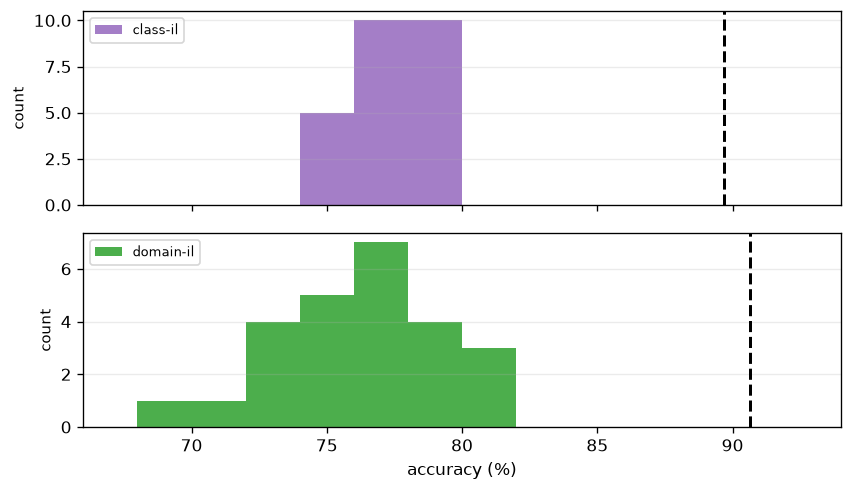

Write Python code to recreate this figure.
"""Is the joint problem hard enough that training W1 matters, or would a frozen random
projection plus a trained linear head solve it just as well?

Fresh run under the report-series-2 protocol. Freezes W1 (and b1) at their random draw --
`scaled_normal`, the same init distribution real training starts from -- and trains only the
output layer (W2, b2) by backprop, at the width exp100 selects. 5 data-split seeds x 5 W1-init
seeds (25 runs/scenario, 50 total), joint training as in exp100 (all ten classes, one block, no
early stopping -- we want the ceiling, not a threshold crossing). The 25-run distribution is
compared against exp100's fully-trained accuracy at the same width: if the random-projection
ceiling sits close to the trained ceiling, W1 was not doing much work, and later analyses that
locate forgetting in W1 need to be read with that in mind.

Why the SAME init distribution for all 5 draws, not a scale sweep: the question is "does training
W1 matter, starting from where it actually starts" -- so the frozen baseline has to start from
that same distribution, not an invented one. A scale sweep answers a different question (does
random-feature scale matter) and adds a parameter this experiment does not need.

Boundary check, stated before running: `scaled_normal` scales by 1/sqrt(fan_in) specifically to
keep a layer's pre-activation variance ~O(1) regardless of width -- neither collapsed near zero
(the degenerate regime that would make this test meaningless) nor saturating tanh. That is
asserted here, not just cited: the realised pre-activation std and tanh-saturation fraction, on
real training images, under the actual frozen draws used, are printed and saved alongside the
result.
"""
import sys
import time
from pathlib import Path

ROOT = Path(__file__).resolve().parents[1]
sys.path.insert(0, str(ROOT))

import numpy as np
import matplotlib.pyplot as plt

from src.protocol import PROTOCOL, load, build, replace, figure_path as _figure_path, \
    array_path as _array_path
from src.runner import run_classil
from src.model import hidden_pre

SMOKE = "--smoke" in sys.argv
REPLOT = "--replot" in sys.argv


def _tag(f, suffix):
    own = Path(f).resolve() == Path(__file__).resolve()
    return (suffix + "_SMOKE").lstrip("_") if (SMOKE and own) else suffix


def figure_path(f, suffix=""):
    return _figure_path(f, _tag(f, suffix))


def array_path(f, suffix=""):
    return _array_path(f, _tag(f, suffix))


# ---------------------------------------------------------------- settings
DATA_SEEDS = list(range(5))
INIT_SEEDS = list(range(5))
MAX_ITERS = 25000
EVAL_EVERY = 250
PLATEAU_EVALS = 6
RISE_TOL = 0.5
SCENARIOS = ["class_il", "domain_il"]
COLORS = {"class_il": "tab:purple", "domain_il": "tab:green"}
EXP100 = Path(__file__).parent / "100_capacity_vs_width.py"

if SMOKE:
    DATA_SEEDS, INIT_SEEDS, MAX_ITERS, EVAL_EVERY = [0, 1], [0, 1], 400, 50
    print("--smoke: tiny budget, results are NOT meaningful\n")

# H comes from exp100; fall back to 32 (the expected answer) if 100 hasn't been run yet.
if Path(_array_path(EXP100)).exists():
    H = int(np.load(_array_path(EXP100))["chosen"])
    print(f"H = {H}, read from exp100")
else:
    H = 32
    print("exp100's array not found -- falling back to H = 32; re-run after 100 completes")

base = replace(PROTOCOL, hidden=H, stop_threshold=None,   # no early stopping: we want the ceiling
               max_iters_per_task=MAX_ITERS, eval_every=EVAL_EVERY,
               lr={"backprop": 0.01})   # BUG FIX: was missing, silently used the raw default 0.05


def frozen_w1_run(proto, data_seed, init_seed, data):
    """Freeze W1, b1 at their random draw; train only the output layer, joint (all ten classes)."""
    pair = proto.tasks(data_seed)
    handle = {}
    train_step, predict = build(proto, "backprop", init_seed, handle=handle)
    handle["freeze"].add("W1")
    handle["freeze"].add("b1")
    out = run_classil(
        train_step, predict, [pair[0] + pair[1]], data.train, data.class_idx,
        report_eval=data.report_eval, stop_eval=data.stop_eval,
        max_iters_per_task=MAX_ITERS, batch=proto.batch, eval_every=EVAL_EVERY,
        device=proto.device, data_seed=data_seed, label_map=proto.label_map(pair),
    )
    acc = out["curves"]["argmax"][:, 0] * 100.0
    k = PLATEAU_EVALS
    final = float(acc[-k:].mean())
    rise = float(acc[-k:].mean() - acc[-3 * k:-2 * k].mean())

    p, arch = handle["params"], handle["arch"]
    xb = data.train.x[:512].reshape(512, -1).float()
    pre = hidden_pre(xb, p, arch).detach()
    pre_std = float(pre.std())
    sat_frac = float((pre.tanh().abs() > 0.99).float().mean())
    return final, rise, pre_std, sat_frac


if REPLOT and Path(array_path(__file__)).exists():
    z = np.load(array_path(__file__))
    final = {s: z[f"final_{s}"] for s in SCENARIOS}
    pre_std = {s: z[f"pre_std_{s}"] for s in SCENARIOS}
    sat_frac = {s: z[f"sat_frac_{s}"] for s in SCENARIOS}
    print(f"--replot: redrawing from {array_path(__file__)}, no training\n")
else:
    data = load(base)
    final = {s: np.zeros((len(DATA_SEEDS), len(INIT_SEEDS))) for s in SCENARIOS}
    pre_std = {s: np.zeros((len(DATA_SEEDS), len(INIT_SEEDS))) for s in SCENARIOS}
    sat_frac = {s: np.zeros((len(DATA_SEEDS), len(INIT_SEEDS))) for s in SCENARIOS}
    t0 = time.perf_counter()

    for scen in SCENARIOS:
        proto = replace(base, scenario=scen)
        for di, ds in enumerate(DATA_SEEDS):
            for ii, iseed in enumerate(INIT_SEEDS):
                f, r, ps, sf = frozen_w1_run(proto, ds, iseed, data)
                final[scen][di, ii] = f
                pre_std[scen][di, ii] = ps
                sat_frac[scen][di, ii] = sf
                if r > RISE_TOL:
                    print(f"  WARNING: {scen} data={ds} init={iseed} still rising {r:+.2f}pts")
        print(f"  {scen:10s} frozen-W1 final: {final[scen].mean():5.1f} +- "
              f"{final[scen].std(ddof=1)/np.sqrt(final[scen].size):.1f}%"
              f"   pre-act std {pre_std[scen].mean():.2f}, saturated {sat_frac[scen].mean()*100:.1f}%"
              f"   [{time.perf_counter()-t0:5.0f}s]")

# ---------------------------------------------------------------- exp100's trained ceiling, for the vertical lines
if Path(_array_path(EXP100)).exists():
    z100 = np.load(_array_path(EXP100))
    widths100 = z100["widths"].tolist()
    wi = widths100.index(H)
    trained = {s: float(z100[f"acc_{s}"][wi].mean()) for s in SCENARIOS}
else:
    trained = None
    print("exp100's array not found -- vertical lines omitted; re-run after 100 completes")

# ---------------------------------------------------------------- figure: one thin panel per scenario, filled, bin width 2
all_vals = np.concatenate(
    [final[s].ravel() for s in SCENARIOS] + ([np.asarray(list(trained.values()))] if trained else []))
lo = float(np.floor(np.nanmin(all_vals) / 2) * 2 - 2)
hi = float(np.ceil(np.nanmax(all_vals) / 2) * 2 + 2)
bins = np.arange(lo, hi + 2, 2)

fig, axes = plt.subplots(len(SCENARIOS), 1, figsize=(7.2, 4.2), sharex=True)
for ax, s in zip(axes, SCENARIOS):
    v = final[s].ravel()
    ax.hist(v, bins=bins, color=COLORS[s], alpha=0.85, label=s.replace("_", "-"))
    if trained is not None:
        ax.axvline(trained[s], color="k", ls="--", lw=1.8)
    ax.set_ylabel("count", fontsize=9)
    ax.legend(fontsize=8, loc="upper left")
    ax.grid(alpha=0.25, axis="y")
axes[0].set_xlim(lo, hi)
axes[-1].set_xlabel("accuracy (%)")
fig.tight_layout()
fig.savefig(figure_path(__file__), dpi=120, bbox_inches="tight")
print(f"\nsaved {figure_path(__file__)}")

# ---------------------------------------------------------------- save
np.savez(array_path(__file__), H=H, data_seeds=np.asarray(DATA_SEEDS),
         init_seeds=np.asarray(INIT_SEEDS),
         **{f"final_{s}": final[s] for s in SCENARIOS},
         **{f"pre_std_{s}": pre_std[s] for s in SCENARIOS},
         **{f"sat_frac_{s}": sat_frac[s] for s in SCENARIOS})
print(f"saved {array_path(__file__)}")
